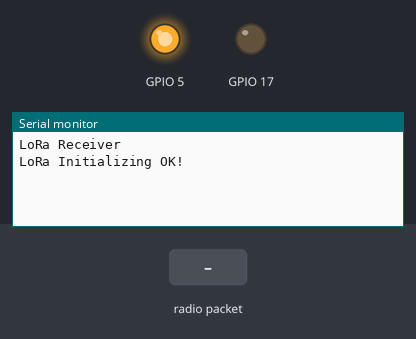
Bench run of a program on a simulated ESP32. Shown: output pins drawn as LEDs (lit = HIGH), the last lines printed to the serial monitor. Inputs (shaded band) come from the test bench. No radio packets arrive unless stated.

Above: at 1.2 s.
1.3 s: radio packet "1" arrives
At 2.1 s:
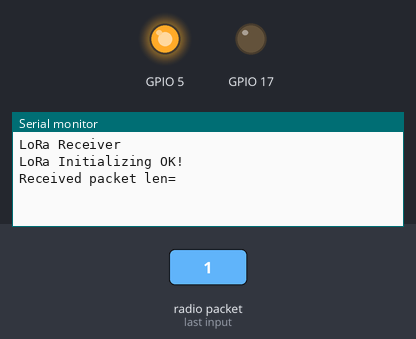
At 3.3 s:
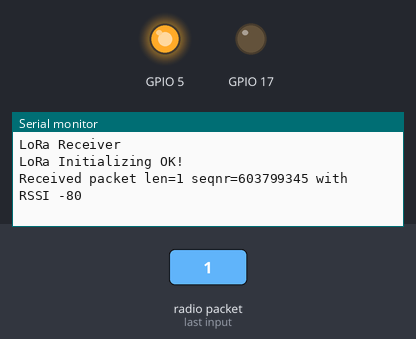

Measured:
- after the input at 1.3 s, the serial monitor: prints a new line at once (image 1)

The program:

main.cpp
```cpp
#include <Arduino.h>
#include <LoRa.h>
#include <SPI.h>

#define ss 12
#define rst 14
#define dio0 2

void setup()
{
  Serial.begin(115200);
  while (!Serial);
  Serial.println("LoRa Receiver");

  pinMode(5, OUTPUT);
  digitalWrite(5, HIGH);
  pinMode(17, OUTPUT);
  digitalWrite(17, LOW);

  LoRa.setPins(ss, rst, dio0);    //setup LoRa transceiver module

  while (!LoRa.begin(433E6))     //433E6 - Asia, 866E6 - Europe, 915E6 - North America
  {
    Serial.println(".");
    delay(500);
  }
//  LoRa.setSyncWord(0xA5);
  Serial.println("LoRa Initializing OK!");
}

void loop()
{
  int packetSize = LoRa.parsePacket();    // try to parse packet
  if (packetSize)
  {

    Serial.print("Received packet len=");

    while (LoRa.available())              // read packet
    {
      uint8_t buffer[256];
      size_t len = LoRa.readBytes(buffer, 255);
      Serial.print(len);
      uint32_t seqnr = *((uint32_t *) buffer);
      Serial.print(" seqnr=");
      Serial.print(seqnr);
    }
    Serial.print(" with RSSI ");         // print RSSI of packet
    Serial.println(LoRa.packetRssi());
  }
}
```
